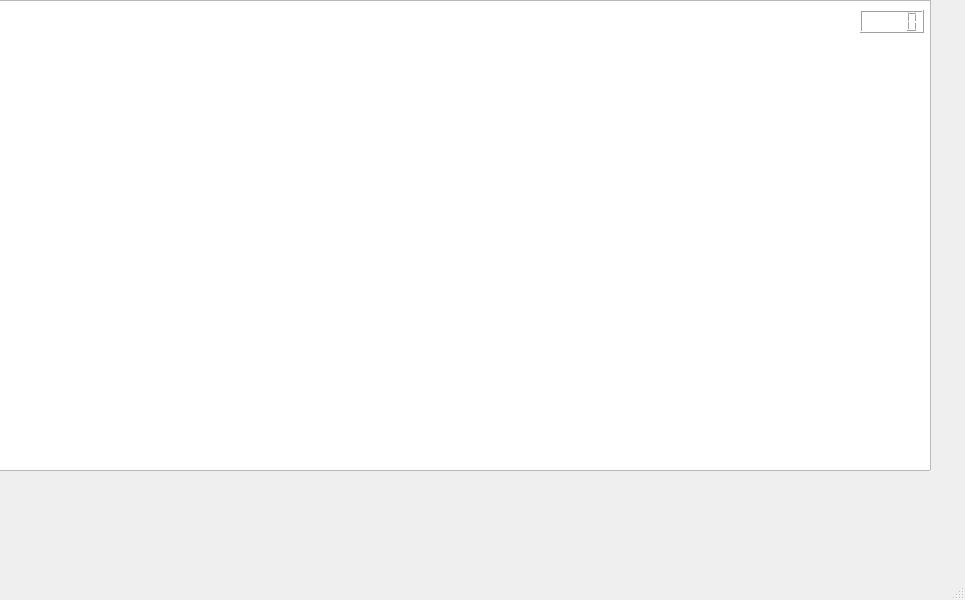
<?xml version="1.0" encoding="UTF-8"?>
<ui version="4.0">
 <class>MainWindow</class>
 <widget class="QMainWindow" name="MainWindow">
  <property name="geometry">
   <rect>
    <x>0</x>
    <y>0</y>
    <width>965</width>
    <height>600</height>
   </rect>
  </property>
  <property name="windowTitle">
   <string>MainWindow</string>
  </property>
  <widget class="QWidget" name="centralwidget">
   <widget class="QGraphicsView" name="graphicsView">
    <property name="geometry">
     <rect>
      <x>-10</x>
      <y>0</y>
      <width>941</width>
      <height>471</height>
     </rect>
    </property>
   </widget>
   <widget class="QLCDNumber" name="lcdNumber">
    <property name="geometry">
     <rect>
      <x>860</x>
      <y>10</y>
      <width>64</width>
      <height>23</height>
     </rect>
    </property>
   </widget>
  </widget>
  <widget class="QMenuBar" name="menubar">
   <property name="geometry">
    <rect>
     <x>0</x>
     <y>0</y>
     <width>965</width>
     <height>21</height>
    </rect>
   </property>
  </widget>
  <widget class="QStatusBar" name="statusbar"/>
 </widget>
 <resources/>
 <connections/>
</ui>
